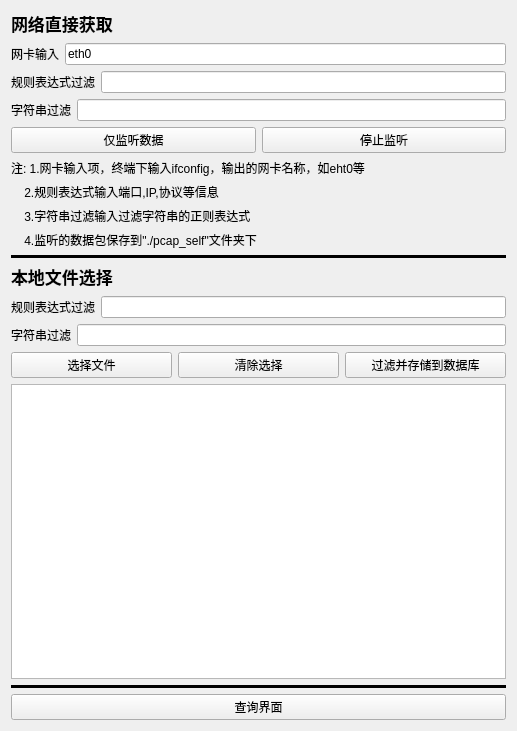
<?xml version="1.0" encoding="UTF-8"?>
<ui version="4.0">
 <class>Form</class>
 <widget class="QWidget" name="Form">
  <property name="geometry">
   <rect>
    <x>0</x>
    <y>0</y>
    <width>517</width>
    <height>731</height>
   </rect>
  </property>
  <property name="maximumSize">
   <size>
    <width>517</width>
    <height>731</height>
   </size>
  </property>
  <property name="windowTitle">
   <string>配置主界面</string>
  </property>
  <layout class="QVBoxLayout" name="verticalLayout_7">
   <item>
    <layout class="QHBoxLayout" name="horizontalLayout_9">
     <item>
      <widget class="QLabel" name="label_6">
       <property name="font">
        <font>
         <family>TeXGyreBonum</family>
         <pointsize>13</pointsize>
         <weight>75</weight>
         <bold>true</bold>
        </font>
       </property>
       <property name="text">
        <string>网络直接获取</string>
       </property>
      </widget>
     </item>
     <item>
      <widget class="QLabel" name="label_listenState">
       <property name="text">
        <string/>
       </property>
      </widget>
     </item>
    </layout>
   </item>
   <item>
    <layout class="QVBoxLayout" name="verticalLayout_2">
     <item>
      <layout class="QHBoxLayout" name="horizontalLayout">
       <item>
        <widget class="QLabel" name="label">
         <property name="text">
          <string>网卡输入</string>
         </property>
        </widget>
       </item>
       <item>
        <widget class="QLineEdit" name="lineEdit_eth0">
         <property name="text">
          <string>eth0</string>
         </property>
        </widget>
       </item>
      </layout>
     </item>
     <item>
      <layout class="QVBoxLayout" name="verticalLayout">
       <item>
        <layout class="QHBoxLayout" name="horizontalLayout_2"/>
       </item>
       <item>
        <layout class="QHBoxLayout" name="horizontalLayout_3">
         <item>
          <widget class="QLabel" name="label_2">
           <property name="text">
            <string>规则表达式过滤</string>
           </property>
          </widget>
         </item>
         <item>
          <widget class="QLineEdit" name="lineEdit_ruleListen"/>
         </item>
        </layout>
       </item>
       <item>
        <layout class="QHBoxLayout" name="horizontalLayout_4">
         <item>
          <widget class="QLabel" name="label_3">
           <property name="text">
            <string>字符串过滤</string>
           </property>
          </widget>
         </item>
         <item>
          <widget class="QLineEdit" name="lineEdit_keyWordListen"/>
         </item>
        </layout>
       </item>
      </layout>
     </item>
     <item>
      <layout class="QHBoxLayout" name="horizontalLayout_5">
       <item>
        <widget class="QPushButton" name="btn_onlyListen">
         <property name="text">
          <string>仅监听数据</string>
         </property>
        </widget>
       </item>
       <item>
        <widget class="QPushButton" name="btn_stopListen">
         <property name="text">
          <string>停止监听</string>
         </property>
        </widget>
       </item>
      </layout>
     </item>
    </layout>
   </item>
   <item>
    <layout class="QVBoxLayout" name="verticalLayout_3">
     <item>
      <widget class="QLabel" name="label_10">
       <property name="text">
        <string>注: 1.网卡输入项，终端下输入ifconfig，输出的网卡名称，如eht0等</string>
       </property>
      </widget>
     </item>
     <item>
      <widget class="QLabel" name="label_9">
       <property name="text">
        <string>    2.规则表达式输入端口,IP,协议等信息</string>
       </property>
      </widget>
     </item>
     <item>
      <widget class="QLabel" name="label_7">
       <property name="text">
        <string>    3.字符串过滤输入过滤字符串的正则表达式</string>
       </property>
      </widget>
     </item>
     <item>
      <widget class="QLabel" name="label_8">
       <property name="text">
        <string>    4.监听的数据包保存到&quot;./pcap_self&quot;文件夹下</string>
       </property>
      </widget>
     </item>
    </layout>
   </item>
   <item>
    <widget class="Line" name="line_3">
     <property name="font">
      <font>
       <weight>75</weight>
       <bold>true</bold>
      </font>
     </property>
     <property name="frameShadow">
      <enum>QFrame::Plain</enum>
     </property>
     <property name="lineWidth">
      <number>3</number>
     </property>
     <property name="orientation">
      <enum>Qt::Horizontal</enum>
     </property>
    </widget>
   </item>
   <item>
    <layout class="QHBoxLayout" name="horizontalLayout_10">
     <item>
      <widget class="QLabel" name="label_5">
       <property name="font">
        <font>
         <family>TeXGyreBonum</family>
         <pointsize>13</pointsize>
         <weight>75</weight>
         <bold>true</bold>
        </font>
       </property>
       <property name="text">
        <string>本地文件选择</string>
       </property>
      </widget>
     </item>
     <item>
      <widget class="QLabel" name="label_processState">
       <property name="text">
        <string/>
       </property>
      </widget>
     </item>
    </layout>
   </item>
   <item>
    <layout class="QVBoxLayout" name="verticalLayout_6">
     <item>
      <layout class="QVBoxLayout" name="verticalLayout_5">
       <item>
        <layout class="QVBoxLayout" name="verticalLayout_4">
         <item>
          <layout class="QHBoxLayout" name="horizontalLayout_6">
           <item>
            <widget class="QLabel" name="label_11">
             <property name="text">
              <string>规则表达式过滤</string>
             </property>
            </widget>
           </item>
           <item>
            <widget class="QLineEdit" name="lineEdit_ruleLocal"/>
           </item>
          </layout>
         </item>
         <item>
          <layout class="QHBoxLayout" name="horizontalLayout_7">
           <item>
            <widget class="QLabel" name="label_12">
             <property name="text">
              <string>字符串过滤</string>
             </property>
            </widget>
           </item>
           <item>
            <widget class="QLineEdit" name="lineEdit_KeyWordLocal"/>
           </item>
          </layout>
         </item>
        </layout>
       </item>
      </layout>
     </item>
     <item>
      <layout class="QHBoxLayout" name="horizontalLayout_8">
       <item>
        <widget class="QPushButton" name="btn_selectFile">
         <property name="text">
          <string>选择文件</string>
         </property>
        </widget>
       </item>
       <item>
        <widget class="QPushButton" name="btn_clearSelectedFile">
         <property name="text">
          <string>清除选择</string>
         </property>
        </widget>
       </item>
       <item>
        <widget class="QPushButton" name="btn_filtertoDB">
         <property name="text">
          <string>过滤并存储到数据库</string>
         </property>
        </widget>
       </item>
      </layout>
     </item>
     <item>
      <widget class="QTextEdit" name="text_debug"/>
     </item>
    </layout>
   </item>
   <item>
    <widget class="Line" name="line_2">
     <property name="font">
      <font>
       <weight>75</weight>
       <bold>true</bold>
      </font>
     </property>
     <property name="frameShadow">
      <enum>QFrame::Plain</enum>
     </property>
     <property name="lineWidth">
      <number>3</number>
     </property>
     <property name="orientation">
      <enum>Qt::Horizontal</enum>
     </property>
    </widget>
   </item>
   <item>
    <widget class="QPushButton" name="btn_search">
     <property name="text">
      <string>查询界面</string>
     </property>
    </widget>
   </item>
  </layout>
 </widget>
 <resources/>
 <connections/>
</ui>
